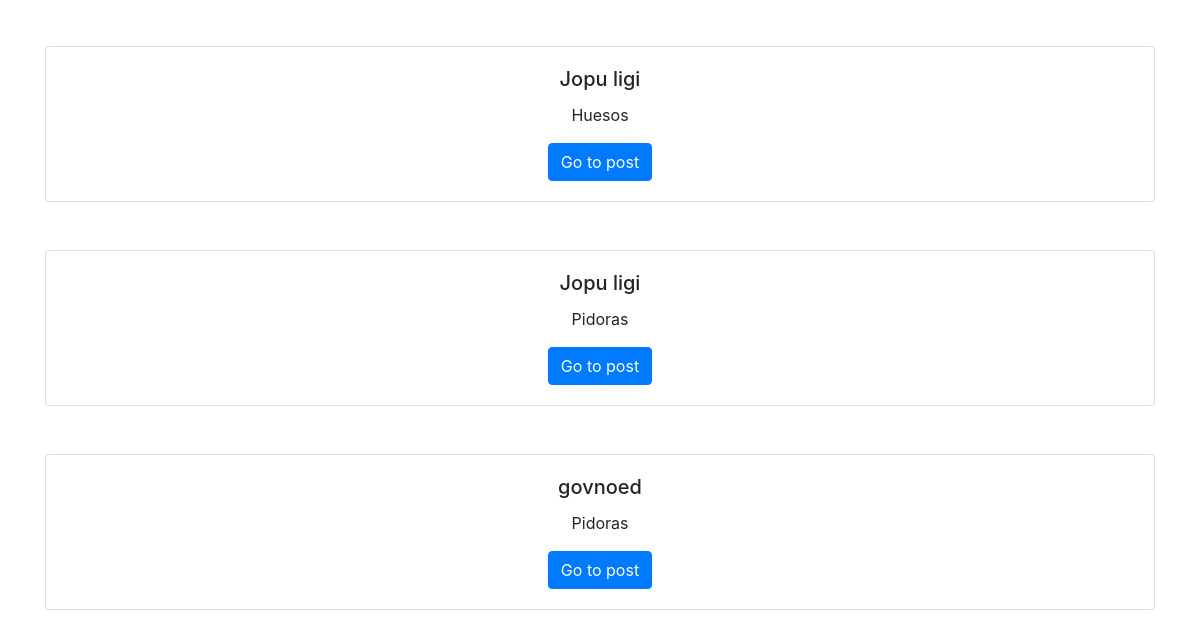
Before: / (lower part) with the older database file.
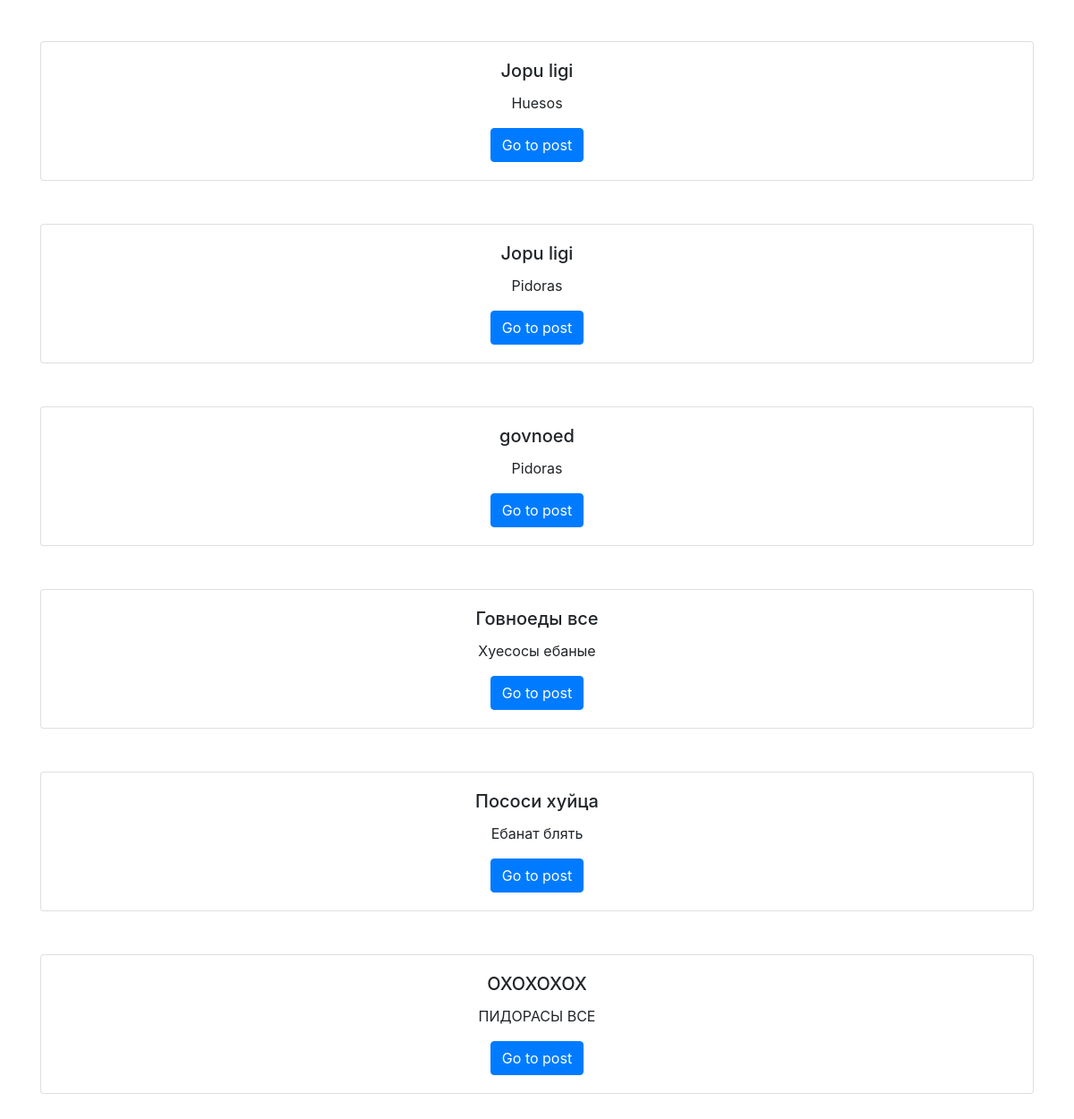
After: the same page with the newer database file.
### pages/models.py (models this page shows, shortened)
class Post(models.Model):
    title = models.CharField(max_length=200)
    body = models.TextField()
    author = models.ForeignKey('accounts.User', on_delete=models.CASCADE)
    pub_date = models.DateField(auto_now_add=True)
    def get_absolute_url(self):
        return reverse('post_detail', args=[str(self.id)])

### pages/views.py (the view)
# urls.py: path('', PostListView.as_view(), name='homepage'),
class PostListView(ListView):
    model = Post
    template_name = 'pages/home.html'
    context_object_name = 'posts'

### templates/pages/home.html (shortened to what this page needs)
{% extends 'base.html' %}
{% block content %}
    {% if posts.count == 0 %}
        <h1>There is no content</h1>
    {% else %}
        {% for post in posts %}
            <div class="card text-center mb-5">
                <div class="card-body">
                    <h5 class="card-title">{{ post.title }}</h5>
                    <p class="card-text">{{ post.body|truncatewords:50 }}</p>
                    <a href="{{ post.get_absolute_url }}" class="btn btn-primary">Go to post</a>
                </div>
            </div>
        {% endfor %}
    {% endif %}
{% endblock content %}

### templates/base.html (shortened to what this page needs)
{% load static %}
<!DOCTYPE html>
<html>
    <head>
        <link rel="stylesheet" href="https://stackpath.bootstrapcdn.com/bootstrap/4.4.1/css/bootstrap.min.css">
    </head>
    <body>
        <div class="container mt-5 mb-5">
            {% block content %}
            {% endblock content %}
        </div>
    </body>
</html>

Changed rows visible on the page:
added Post: title "Говноеды все", body "Хуесосы ебаные"
added Post: title "Пососи хуйца", body "Ебанат блять"
added Post: title "ОХОХОХОХ", body "ПИДОРАСЫ ВСЕ"
